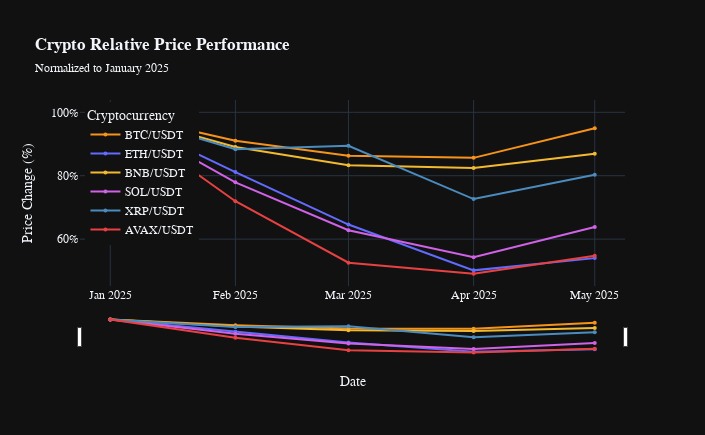

Here is the notebook cell this chart was saved with:
### Code cell
#%% Create the normalized price evolution graph

# Create the figure
fig = px.line(
    normalized_df_2025,
    x='timestamp',
    y='normalized_price',
    color='symbols',
    title='<b>Crypto Relative Price Performance</b>',
    subtitle='Normalized to January 2025',
    labels={
        'timestamp': 'Date',
        'normalized_price': 'Price Change (%)',
        'symbols': 'Cryptocurrency'
    },
    color_discrete_map={
        'BTC/USDT': '#F7931A',  # Bitcoin Orange
        'ETH/USDT': '#636BFF',  # Ethereum Blue
        'BNB/USDT': '#F3BA2F',  # Binance Yellow
        'SOL/USDT': '#CF62E7',   # Solana Pink
        'XRP/USDT': '#4B8BBE',  # XRP Blue
        'AVAX/USDT': '#E84142'  # Avalanche Red
    },
    markers=True,
    
)

# Update traces to reduce marker size
fig.update_traces(marker={'size': 4})  # Try values between 2-6

# Customize the layout
fig.update_layout(
    template='plotly_dark',
    hovermode='x unified',
    font_family="IBM Plex Sans",
    legend=dict(
        yanchor="top",
        y=0.99,
        xanchor="left",
        x=0.01
    ),
    height=435,  # Adjust height
    width=705,  # Adjust width
    xaxis_title="Date",
    yaxis_title="Price Change (%)",
    yaxis=dict(tickformat=',d', ticksuffix='%')  # Format y-axis as percentage
)

# Add range slider
fig.update_xaxes(rangeslider_visible=True)



# Show the plot
fig.show(config={
    'displayModeBar': True,
    'displaylogo': False,
    'modeBarButtonsToAdd': ['fullscreen']
})

# Save the figure as an HTML file
fig.write_html("plots/html/jan2025_crypto_relative_price_performance.html")

### Figure 1 — Plotly figure (JSON) as saved in the notebook; plotly's stock layout.template omitted (floating-point values rounded to 4 significant figures)
{"data": [{"hovertemplate": "Cryptocurrency=BTC/USDT<br>Date=%{x}<br>Price Change (%)=%{y}<extra></extra>", "legendgroup": "BTC/USDT", "line": {"color": "#F7931A", "dash": "solid"}, "marker": {"size": 4, "symbol": "circle"}, "mode": "lines+markers", "name": "BTC/USDT", "orientation": "v", "showlegend": true, "type": "scatter", "x": ["2025-01-01T00:00:00.000000000", "2025-02-01T00:00:00.000000000", "2025-03-01T00:00:00.000000000", "2025-04-01T00:00:00.000000000", "2025-05-01T00:00:00.000000000"], "xaxis": "x", "y": [100.0, 91.05, 86.3, 85.63, 94.97], "yaxis": "y"}, {"hovertemplate": "Cryptocurrency=ETH/USDT<br>Date=%{x}<br>Price Change (%)=%{y}<extra></extra>", "legendgroup": "ETH/USDT", "line": {"color": "#636BFF", "dash": "solid"}, "marker": {"size": 4, "symbol": "circle"}, "mode": "lines+markers", "name": "ETH/USDT", "orientation": "v", "showlegend": true, "type": "scatter", "x": ["2025-01-01T00:00:00.000000000", "2025-02-01T00:00:00.000000000", "2025-03-01T00:00:00.000000000", "2025-04-01T00:00:00.000000000", "2025-05-01T00:00:00.000000000"], "xaxis": "x", "y": [100.0, 81.15, 64.59, 50.14, 54.0], "yaxis": "y"}, {"hovertemplate": "Cryptocurrency=BNB/USDT<br>Date=%{x}<br>Price Change (%)=%{y}<extra></extra>", "legendgroup": "BNB/USDT", "line": {"color": "#F3BA2F", "dash": "solid"}, "marker": {"size": 4, "symbol": "circle"}, "mode": "lines+markers", "name": "BNB/USDT", "orientation": "v", "showlegend": true, "type": "scatter", "x": ["2025-01-01T00:00:00.000000000", "2025-02-01T00:00:00.000000000", "2025-03-01T00:00:00.000000000", "2025-04-01T00:00:00.000000000", "2025-05-01T00:00:00.000000000"], "xaxis": "x", "y": [100.0, 89.08, 83.28, 82.42, 86.91], "yaxis": "y"}, {"hovertemplate": "Cryptocurrency=SOL/USDT<br>Date=%{x}<br>Price Change (%)=%{y}<extra></extra>", "legendgroup": "SOL/USDT", "line": {"color": "#CF62E7", "dash": "solid"}, "marker": {"size": 4, "symbol": "circle"}, "mode": "lines+markers", "name": "SOL/USDT", "orientation": "v", "showlegend": true, "type": "scatter", "x": ["2025-01-01T00:00:00.000000000", "2025-02-01T00:00:00.000000000", "2025-03-01T00:00:00.000000000", "2025-04-01T00:00:00.000000000", "2025-05-01T00:00:00.000000000"], "xaxis": "x", "y": [100.0, 77.9, 62.8, 54.28, 63.81], "yaxis": "y"}, {"hovertemplate": "Cryptocurrency=XRP/USDT<br>Date=%{x}<br>Price Change (%)=%{y}<extra></extra>", "legendgroup": "XRP/USDT", "line": {"color": "#4B8BBE", "dash": "solid"}, "marker": {"size": 4, "symbol": "circle"}, "mode": "lines+markers", "name": "XRP/USDT", "orientation": "v", "showlegend": true, "type": "scatter", "x": ["2025-01-01T00:00:00.000000000", "2025-02-01T00:00:00.000000000", "2025-03-01T00:00:00.000000000", "2025-04-01T00:00:00.000000000", "2025-05-01T00:00:00.000000000"], "xaxis": "x", "y": [100.0, 88.32, 89.42, 72.63, 80.29], "yaxis": "y"}, {"hovertemplate": "Cryptocurrency=AVAX/USDT<br>Date=%{x}<br>Price Change (%)=%{y}<extra></extra>", "legendgroup": "AVAX/USDT", "line": {"color": "#E84142", "dash": "solid"}, "marker": {"size": 4, "symbol": "circle"}, "mode": "lines+markers", "name": "AVAX/USDT", "orientation": "v", "showlegend": true, "type": "scatter", "x": ["2025-01-01T00:00:00.000000000", "2025-02-01T00:00:00.000000000", "2025-03-01T00:00:00.000000000", "2025-04-01T00:00:00.000000000", "2025-05-01T00:00:00.000000000"], "xaxis": "x", "y": [100.0, 71.96, 52.55, 49.09, 54.79], "yaxis": "y"}], "layout": {"font": {"family": "IBM Plex Sans"}, "height": 435, "hovermode": "x unified", "legend": {"title": {"text": "Cryptocurrency"}, "tracegroupgap": 0, "x": 0.01, "xanchor": "left", "y": 0.99, "yanchor": "top"}, "title": {"subtitle": {"text": "Normalized to January 2025"}, "text": "<b>Crypto Relative Price Performance</b>"}, "width": 705, "xaxis": {"anchor": "y", "domain": [0, 1], "rangeslider": {"visible": true}, "title": {"text": "Date"}}, "yaxis": {"anchor": "x", "domain": [0, 1], "tickformat": ",d", "ticksuffix": "%", "title": {"text": "Price Change (%)"}}}}
